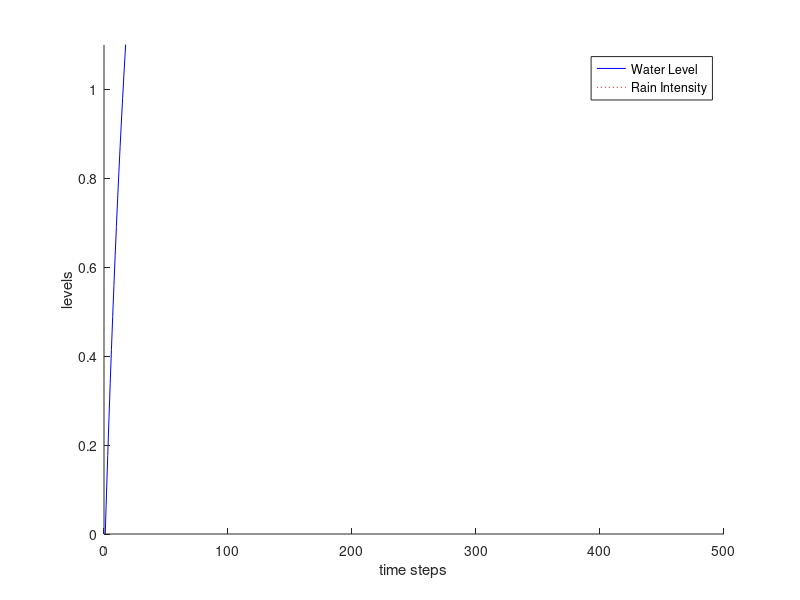

Source code (MATLAB):
% flood maagement system

clear;

% initializing time steps for simulation
numSteps = 500;

% initializing frequency for square function
deltaT = 0.1;

% declaring concepts
% this is a single array with size of NumSteps

WL = zeros(1,numSteps);

% declaring parameter (instantaneous & temporal)
alpha = 0.1; % evaporation and absorption 
beta = 0.3; % dam height
RI = 0.9; % rain intensity can change with time but for simulation used fixed value

% initializing activities 

for t = 1:numSteps
	WL(t)=0.0;
    
end   

% executing the model
for t = 2:numSteps 
    % temporal relationships
    WL(t)=WL(t-1) + deltaT * RI - WL(t-1) * (alpha + beta) * deltaT; % water level changin over time
    
end

% plotting the graph
hold on 
t=1:numSteps;

maxLimY = 1.1; % max. value for axis Y
minLimX = 0;   % min. value for axis x

y = plot(t, WL, '-b', t, RI, ':r');
xlabel('time steps');ylabel('levels');
xlim([0 numSteps]);ylim([minLimX maxLimY]);
hold off;
legend(y,'Water Level', 'Rain Intensity');



